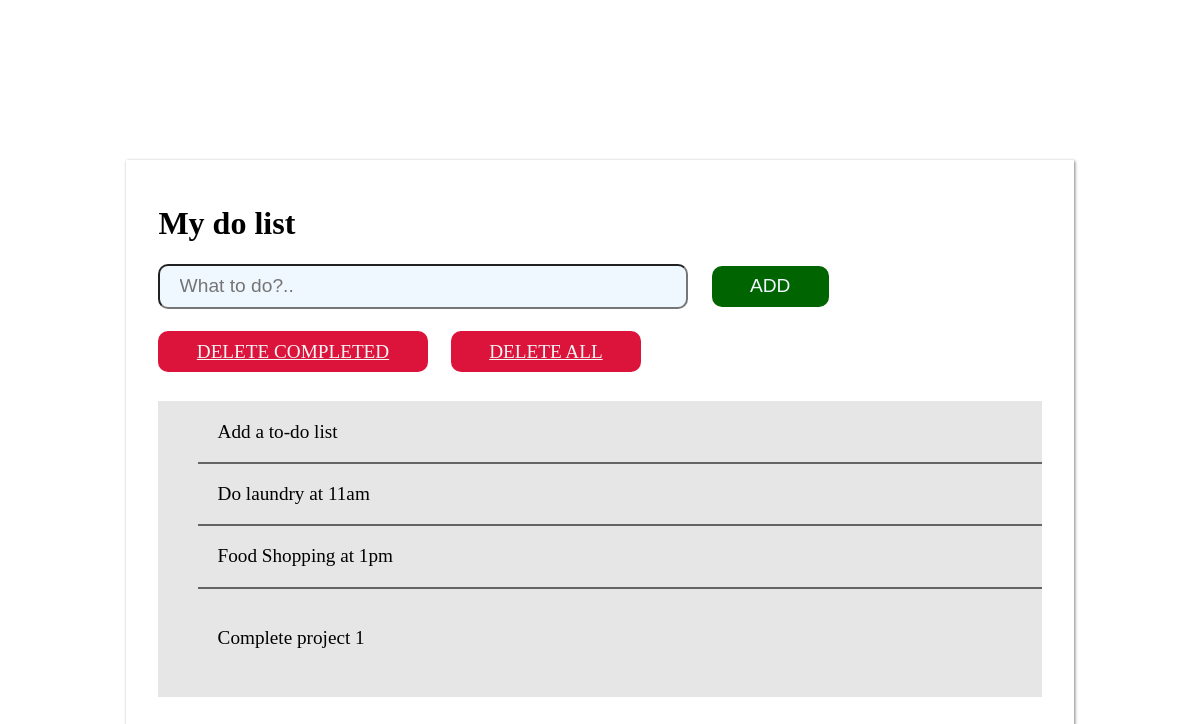
Before: / with the older database file.
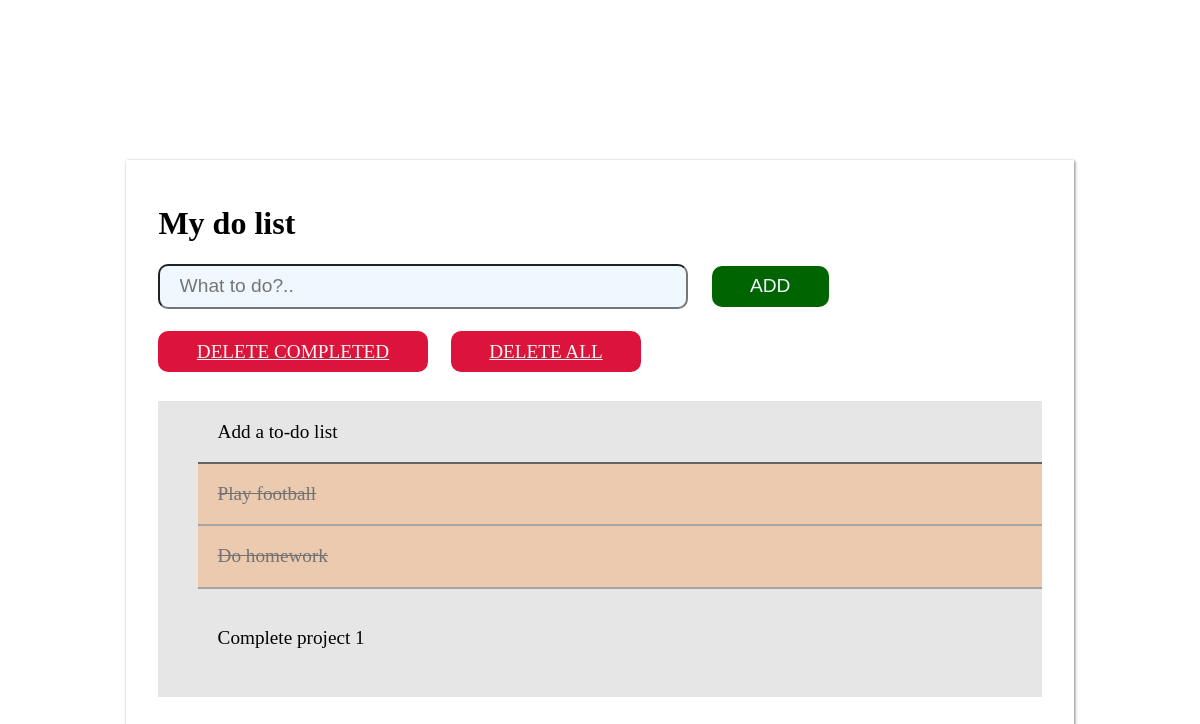
After: the same page with the newer database file.
### dolist/models.py (models this page shows, shortened)
class Todolist(models.Model):
    text=models.CharField(max_length=45)
    completed=models.BooleanField(default=False)

### dolist/views.py (the view)
# urls.py: path('', views.index, name='index'),  # Add a comma here
def index(request):
    todo_items=Todolist.objects.order_by('id')
    context={'todo_items':todo_items}
    return render(request,"dolist/index.html",context)

### dolist/templates/dolist/index.html (shortened to what this page needs)
<!DOCTYPE html>
<html lang="en">
<head>
    <link rel="stylesheet" href="../../static/dolist/style.css">
</head>
<body>
    <main class="mainContainer">
        <h1 class="title">My do list</h1>
        <form class="form" method="post" action="{% url 'add_todo' %}">
            <div class="form-group">
                <input type="text" class="todo_text" name="text" placeholder="What to do?..">
                <button class="btn_submit" type="submit">ADD</button>
            </div>
        </form>
        <div class="btn_group">
            <a href="{% url 'delete_completed' %}" class="btn_del">DELETE COMPLETED</a>
            <a href="{% url 'delete_all' %}" class="btn_del">DELETE ALL</a>
        </div>
        <ul class="list_do">
            <li class="list_item">Add a to-do list</li>
            {% for i in todo_items %}
            {% if i.completed %}
            <li class="list_item completed">{{ i.text }}</li>
            {% else %}
            <li class="list_item">{{ i.text }}</li>
            {% endif %}
        {% endfor %}
            <li class="fully_completed">Complete project 1 </li>
        </ul>
    </main>
</body>
</html>

### dolist/static/dolist/style.css (style rules this page uses)
* { box-sizing: border-box; }
.mainContainer { width:80%; margin: 10em auto; box-shadow: 1px 1px 3px gray; padding: 1.5em 2em; }
.todo_text { width:60%; padding:0.5em 1em; background-color: aliceblue; font-size: 1.2em; border-radius: 10px; }
.btn_submit { background-color: darkgreen; border: none; font-size: 1.2em; padding:0.5em 2em; margin-left: 1em; border-radius: 10px; font-weight: 500; color: aliceblue; }
.btn_group { margin-top: 2em; }
.btn_del { background-color: crimson; font-size: 1.2em; padding:0.5em 2em; margin-right: 1em; border-radius: 10px; color: whitesmoke; }
.list_do { margin-top: 2em; font-size: 1.2em; list-style: none; background-color: rgb(230,230,230); padding-bottom: 3rem; }
.list_item { padding: 1em; border-bottom:solid 2px rgb(100,100,100) }
.completed { background-color: rgba(250,120,10,0.5); opacity: 0.5; text-decoration: line-through; }
.fully_completed { margin-top: 2em; margin-left: 1em; }

Changed rows visible on the page:
removed Todolist: text "Do laundry at 11am"
removed Todolist: text "Food Shopping at 1pm"
added Todolist: text "Play football"
added Todolist: text "Do homework"
